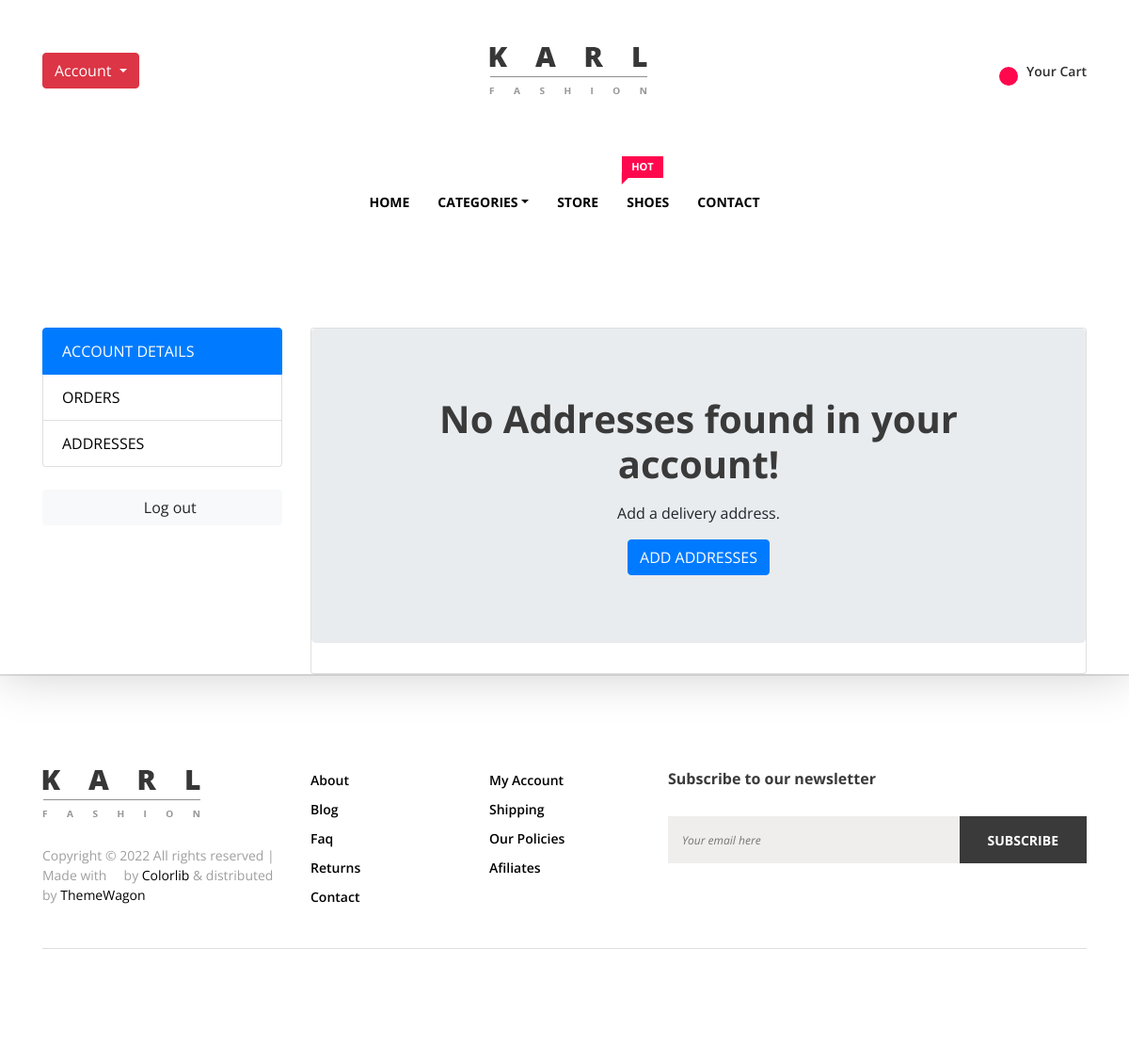
/accounts/address_list/ (signed in), run on an earlier commit of the app's database.
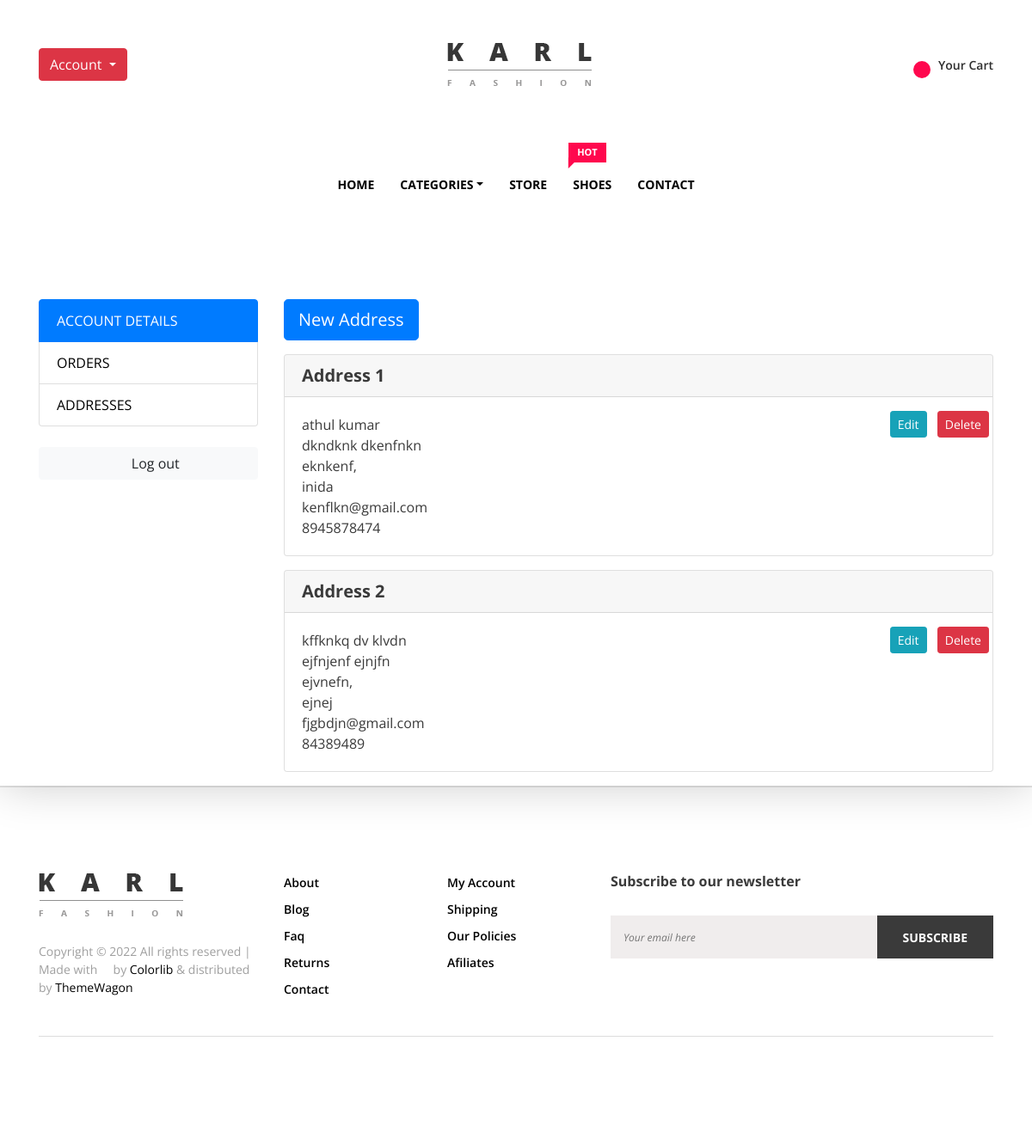
And on a later commit of the database.
### orders/models.py (models this page shows, shortened)
class Address(models.Model):
    user = models.ForeignKey(Account, on_delete=models.SET_NULL, null=True)
    first_name = models.CharField(max_length=50)
    last_name = models.CharField(max_length=50)
    phone = models.CharField(max_length=15)
    email = models.EmailField(max_length=50)
    address_line_1 = models.CharField(max_length=50)
    address_line_2 = models.CharField(max_length=50, blank=True)
    country = models.CharField(max_length=50)
    state = models.CharField(max_length=50)
    city = models.CharField(max_length=50)
    def full_name(self):
        return f'{self.first_name} {self.last_name}'
    def full_address(self):
        return f'{self.address_line_1} {self.address_line_2}'

### accounts/views.py (the view)
# urls.py: path('address_list/',views.address_list, name='address_list'),
def address_list(request):
    addresses=Address.objects.filter(user = request.user.id)
    paginator = Paginator(addresses, 10)
    page_number = request.GET.get('page')
    page_obj = paginator.get_page(page_number)
    context={
        'addresses':addresses,
        'page_obj':page_obj
    }
    return render(request,'accounts/dashboard/address_list.html',context)

### templates/accounts/dashboard/address_list.html (shortened to what this page needs)
{% extends 'base.html' %}
{% load static %}
{% load widget_tweaks %}
{% block content%}
 <div class="account-dashboard">
            <div class="container mt-5">
                <div class="row">
                    {% include 'accounts/dashboard/dashboard_sidebar.html' %}
                    {% if addresses %}
                    <div class="col-sm-12 col-md-9 col-lg-9">
                        <a href="{% url 'add_address'   %}" class="btn btn-primary btn-lg mb-3">New Address</a>
                        {% for address in page_obj %}
                        <div class="card mb-3">
                            <h5 class="card-header">Address {{forloop.counter}}</h5>
                            <div class="d-flex">
                                <div class="card-body">
                                    <p class="card-text mb-0">{{ address.full_name}}</p>
                                    <p class="card-text mb-0">{{  address.full_address}}</p>
                                    <p class="card-text mb-0">{{address.city}}, {{Order.state}}</p>
                                    <p class="card-text mb-0">{{address.country}}</p>
                                    <p class="card-text mb-0">{{address.email}}</p>
                                    <p class="card-text mb-0">{{address.phone}}</p>
                                  </div>
                                  <div class="mt-3">
                                      <a href="{% url 'update_address' address.id %}" class="btn btn-info btn-sm mx-1">Edit</a>
                                      <button class="btn btn-danger btn-sm mx-1 text-white" data-toggle="modal" data-target="#exampleModalCenter{{address.id}}">Delete</button>
                                  </div>
                            </div>
                        </div>
                        {%endfor%}
                    </div>
                    {%else%}
                    <div class="col-sm-12 col-md-9 col-lg-9">
                        <div class="card mb-3 text-center align-items-center h-100 mb-3" >
                            <div class="jumbotron d-flex align-items-center h-100">
                                <div class="container text-center">
                                    <h1 class="mb-3">No Addresses found in your account!</h1>
                                    <span class="d-block mb-3">Add a delivery address.</span>
                                    <a href="{% url 'add_address' %}" class="btn btn-primary">ADD ADDRESSES</a>
                                </div>
                            </div>
                        </div>
                    </div>
                    {%endif%}
                </div>
            </div>
        </div>
    </div>
{% endblock %}

What changed in the data, as far as the page shows it:
added Address: full_name "athul kumar", full_address "dkndknk dkenfnkn", city "eknkenf", country "inida", email "kenflkn@gmail.com", phone "8945878474"
added Address: full_name "kffknkq dv klvdn", full_address "ejfnjenf ejnjfn", city "ejvnefn", country "ejnej", email "fjgbdjn@gmail.com", phone "84389489"
Also different on the page:
text no longer shown: "No Addresses found in your account! Add a delivery address. ADD ADDRESSES"
text now shown: "New Address"
